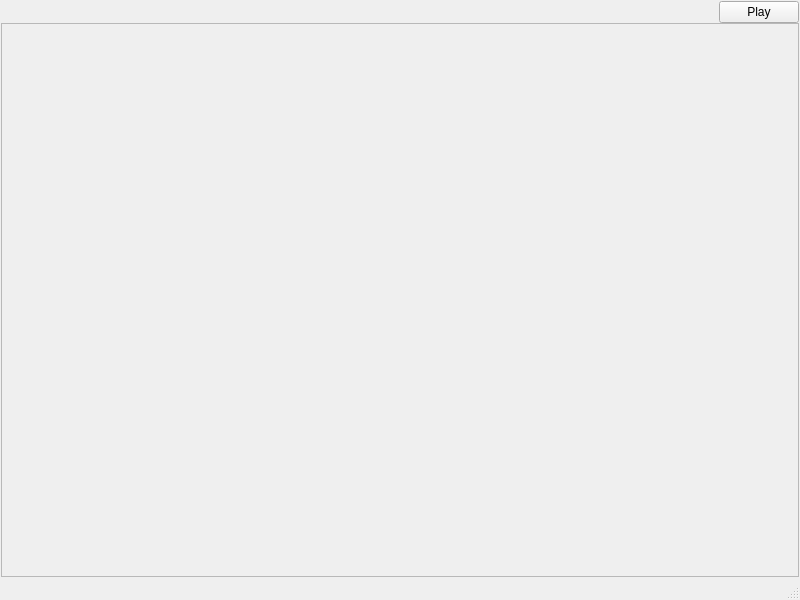
<?xml version="1.0" encoding="UTF-8"?>
<ui version="4.0">
 <class>MainWindow</class>
 <widget class="QMainWindow" name="MainWindow">
  <property name="geometry">
   <rect>
    <x>0</x>
    <y>0</y>
    <width>800</width>
    <height>600</height>
   </rect>
  </property>
  <property name="windowTitle">
   <string>MainWindow</string>
  </property>
  <widget class="QWidget" name="centralwidget">
   <layout class="QGridLayout" name="gridLayout">
    <property name="leftMargin">
     <number>1</number>
    </property>
    <property name="topMargin">
     <number>1</number>
    </property>
    <property name="rightMargin">
     <number>1</number>
    </property>
    <property name="bottomMargin">
     <number>1</number>
    </property>
    <property name="spacing">
     <number>0</number>
    </property>
    <item row="0" column="0">
     <spacer name="horizontalSpacer">
      <property name="orientation">
       <enum>Qt::Horizontal</enum>
      </property>
      <property name="sizeHint" stdset="0">
       <size>
        <width>715</width>
        <height>20</height>
       </size>
      </property>
     </spacer>
    </item>
    <item row="0" column="1">
     <widget class="QPushButton" name="btnPlayer">
      <property name="text">
       <string>Play</string>
      </property>
     </widget>
    </item>
    <item row="1" column="0" colspan="2">
     <widget class="WaveCurve" name="frame">
      <property name="frameShape">
       <enum>QFrame::StyledPanel</enum>
      </property>
      <property name="frameShadow">
       <enum>QFrame::Raised</enum>
      </property>
     </widget>
    </item>
   </layout>
  </widget>
  <widget class="QMenuBar" name="menubar">
   <property name="geometry">
    <rect>
     <x>0</x>
     <y>0</y>
     <width>800</width>
     <height>23</height>
    </rect>
   </property>
  </widget>
  <widget class="QStatusBar" name="statusbar"/>
 </widget>
 <customwidgets>
  <customwidget>
   <class>WaveCurve</class>
   <extends>QFrame</extends>
   <header>wavecurve.h</header>
   <container>1</container>
  </customwidget>
 </customwidgets>
 <resources/>
 <connections/>
</ui>
